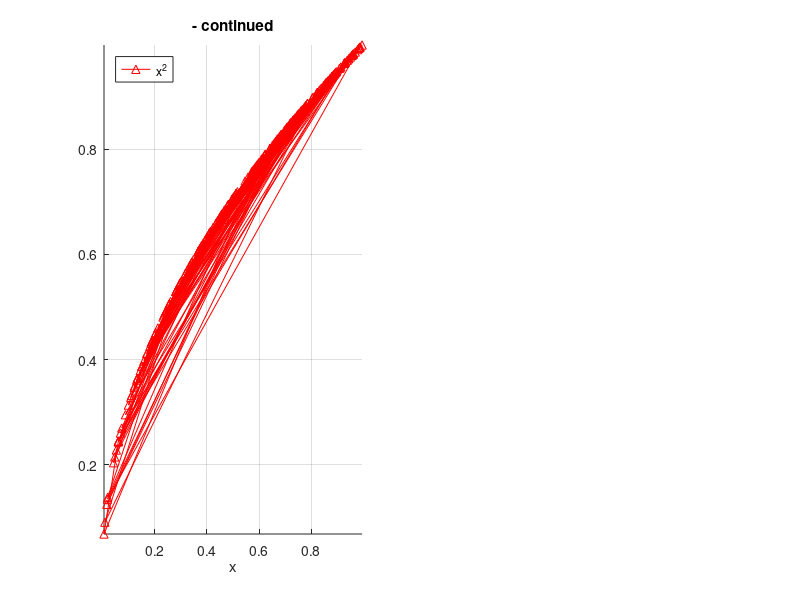

MATLAB code for this plot:
clear all
clc
close all

%fig 2 - continuation
x = rand(200,1);
subplot(1,2,1)
hold on
plot(x,sqrt(x),'r^-')
axis tight
grid on
legend('x^2','sqrt(x)','log(x)',...
    'location','NorthWest')
title('- continued');
xlabel('x')
